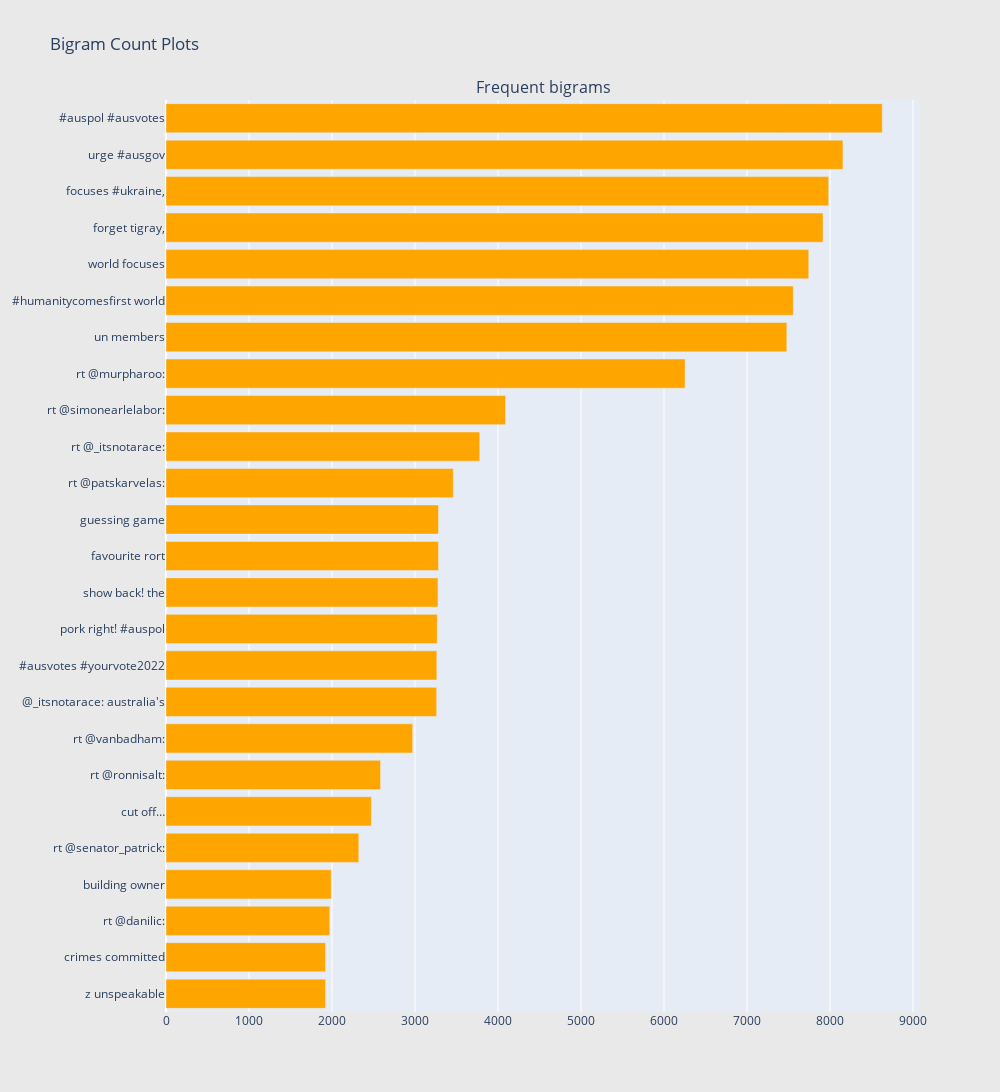

The notebook cell this image was saved under:
### Code cell
freq_dict = defaultdict(int)
for sent in tweets["text"]:
    for word in generate_ngrams(sent,2):
        freq_dict[word] += 1
fd_sorted = pd.DataFrame(sorted(freq_dict.items(), key=lambda x: x[1])[::-1])
fd_sorted.columns = ["word", "wordcount"]
trace0 = horizontal_bar_chart(fd_sorted.head(50), 'orange')

fig = tools.make_subplots(rows=1, cols=1, vertical_spacing=0.04,horizontal_spacing=0.15,
                          subplot_titles=["Frequent bigrams"
                                          ])
fig.append_trace(trace0, 1, 1)
fig['layout'].update(height=1200, width=1000, paper_bgcolor='rgb(233,233,233)', title="Bigram Count Plots")
iplot(fig, filename='word-plots')

### Figure 1 — Plotly figure (JSON) as saved in the notebook; plotly's stock layout.template omitted (floating-point values rounded to 4 significant figures)
{"data": [{"marker": {"color": "orange"}, "orientation": "h", "showlegend": false, "type": "bar", "x": [1922, 1922, 1973, 1991, 2323, 2474, 2585, 2972, 3261, 3263, 3268, 3277, 3283, 3283, 3462, 3780, 4091, 6254, 7480, 7558, 7744, 7916, 7984, 8156, 8630], "xaxis": "x", "y": ["z unspeakable", "crimes committed", "rt @danilic:", "building owner", "rt @senator_patrick:", "cut off…", "rt @ronnisalt:", "rt @vanbadham:", "@_itsnotarace: australia's", "#ausvotes #yourvote2022", "pork right!\n#auspol", "show back!\nthe", "favourite rort", "guessing game", "rt @patskarvelas:", "rt @_itsnotarace:", "rt @simonearlelabor:", "rt @murpharoo:", "un members", "#humanitycomesfirst world", "world focuses", "forget tigray,", "focuses #ukraine,", "urge #ausgov", "#auspol #ausvotes"], "yaxis": "y"}], "layout": {"annotations": [{"font": {"size": 16}, "showarrow": false, "text": "Frequent bigrams", "x": 0.5, "xanchor": "center", "xref": "paper", "y": 1, "yanchor": "bottom", "yref": "paper"}], "height": 1200, "paper_bgcolor": "rgb(233,233,233)", "title": {"text": "Bigram Count Plots"}, "width": 1000, "xaxis": {"anchor": "y", "domain": [0, 1]}, "yaxis": {"anchor": "x", "domain": [0, 1]}}}
